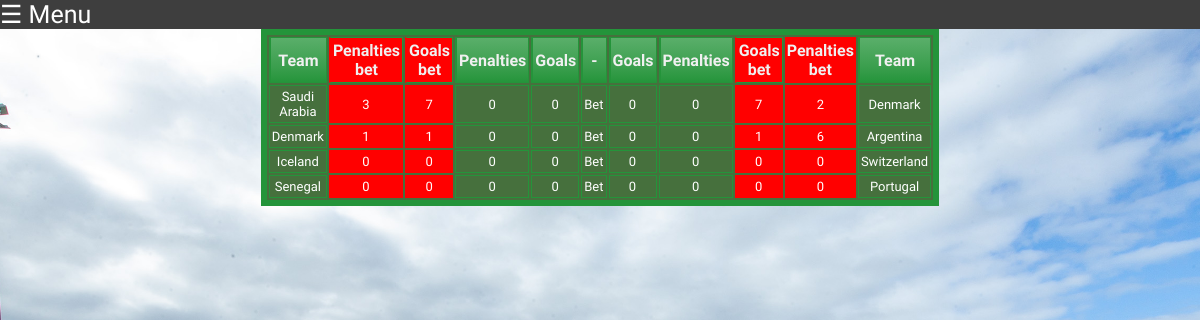
The app's page /elite_8 (signed in) with its own data.
### betting_manager/models.py (models this page shows, shortened)
class MatchFinalStageBettingEight(models.Model):
    GOALS = list(zip(range(0, 11), range(0, 11)))
    RESULTS = (
        ('WIN', 'WIN'),
        ('DEFEAT', 'DEFEAT')
    )
    STATUS = (
        ('YES', 'YES'),
        ('NO', 'NO'),
    )
    person_betting = models.ForeignKey(Player, null=True, on_delete=models.SET_NULL)
    goals_team_one = models.IntegerField(default=0, choices=GOALS)
    goals_team_two = models.IntegerField(default=0, choices=GOALS)
    score_team_one = models.CharField(max_length=6, null=True, choices=RESULTS)
    score_team_two = models.CharField(max_length=6, null=True, choices=RESULTS)
    penalties_team_one = models.IntegerField(null=True, choices=GOALS)
    penalties_team_two = models.IntegerField(null=True, choices=GOALS)
    match = models.ForeignKey(MatchFinalStageRealEight, null=True, on_delete=models.CASCADE)
    points = models.IntegerField(default=0)
    checked = models.CharField(max_length=3,null=True, choices=STATUS)

class MatchFinalStageRealEight(models.Model):
    GOALS = list(zip(range(0, 11), range(0, 11)))
    RESULTS = (
        ('WIN', 'WIN'),
        ('DEFEAT', 'DEFEAT')
    )
    STATUS = (
        ('YES', 'YES'),
        ('NO', 'NO'),
    )
    STAGE = (
        ('GROUP', 'GROUP'),
        ('BEST16', 'BEST16'),
        ('QF', 'QF'),
        ('SF', 'SF'),
        ('F', 'F')
    )
    team_one = models.ForeignKey(Team, null=True, on_delete=models.SET_NULL, related_name='team_one_final_eight')
    team_two = models.ForeignKey(Team, null=True, on_delete=models.SET_NULL, related_name='team_two_final_eight')
    goals_team_one = models.IntegerField(null=True, choices=GOALS)
    goals_team_two = models.IntegerField(null=True, choices=GOALS)
    penalties_team_one = models.IntegerField(null=True, choices=GOALS)
    penalties_team_two = models.IntegerField(null=True, choices=GOALS)
    score_team_one = models.CharField(max_length=6, null=True, choices=RESULTS)
    score_team_two = models.CharField(max_length=6, null=True, choices=RESULTS)
    stage = models.CharField(max_length=6, null=True, choices=STAGE)
    played = models.CharField(max_length=3,null=True,choices=STATUS)

class Team(models.Model):
    GROUP = (
        ('A', 'A'),
        ('B', 'B'),
        ('C', 'C'),
        ('D', 'D'),
        ('E', 'E'),
        ('F', 'F'),
        ('G', 'G'),
        ('H', 'H')
    )
    name = models.CharField(max_length=20, null=True)
    group = models.CharField(max_length=1, null=True, choices=GROUP)
    points = models.IntegerField(default=0)
    def __str__(self):
        return self.name

### betting_manager/views.py (the view)
# urls.py: path('elite_8',views.eliteeight,name = 'elite_8'),
def eliteeight(request):
    person = Player.objects.get(user=request.user)
    matches_bet = MatchFinalStageBettingEight.objects.filter(person_betting=person)
    if not matches_bet:
        return redirect('stage_warning')
    context = {'matches': matches_bet}
    return render(request,'betting_manager/elite_8.html',context)

### betting_manager/templates/betting_manager/elite_8.html
{% extends "betting_manager/base.html" %}
{% block content%}
<table class="greenTableResult">
<thead>
<tr>
<th>Team</th>
    <th>Penalties bet</th>
    <th>Goals bet</th>
    <th>Penalties</th>
<th>Goals</th>
    <th>-</th>
<th>Goals</th>
    <th>Penalties</th>
    <th>Goals bet</th>
    <th>Penalties bet</th>
<th>Team</th>
</tr>
</thead>
<tbody>
{%for match in matches%}
<tr>
    <td>{{match.match.team_one}}</td>
    <td>{{match.penalties_team_one}}</td>
    <td>{{match.goals_team_one}}</td>
    <td>{{match.match.penalties_team_one}}</td>
    <td>{{match.match.goals_team_one}}</td>
    <td>
        {%if 'NO' == match.match.played%}
        <a href="{%url 'betting' match=match.match.id stage=match.match.stage%}">Bet</a>
        {%endif%}
    </td>
    <td>{{match.match.goals_team_two}}</td>
    <td>{{match.match.penalties_team_two}}</td>
    <td>{{match.goals_team_two}}</td>
    <td>{{match.penalties_team_two}}</td>
     <td>{{match.match.team_two}}</td>
</tr>
{%endfor%}
</tbody>
</table>
{%endblock content%}

### betting_manager/static/betting_manager/css/main.css (style rules this page uses)
body { margin:0; }

### betting_manager/static/betting_manager/css/table_eight.css (style rules this page uses)
table.greenTableResult { font-family: 'Exo', sans-serif; border: 6px solid #24943A; background-color: #46703D; width: 100%; text-align: center; width: 50%; margin-left: auto; margin-right: auto; }
table.greenTableResult td, table.greenTableResult th { border: 1px solid #24943A; padding: 3px 2px; }
table.greenTableResult tbody td { font-size: 13px; color:white; }
table.greenTableResult thead { background: #24943A; background: -moz-linear-gradient(top, #5baf6b 0%, #3a9e4d 66%, #24943A 100%); background: -webkit-linear-gradient(top, #5baf6b 0%, #3a9e4d 66%, #24943A 100%); background: linear-gradient(to bottom, #5baf6b 0%, #3a9e4d 66%, #24943A 100%); border-bottom: 0px solid #444444; }
table.greenTableResult thead th { font-size: 16px; font-weight: bold; color: #F0F0F0; text-align: center; border-left: 2px solid #24943A; }
table.greenTableResult thead tr th:nth-child(2) { font-size: 16px; font-weight: bold; color: #F0F0F0; background-color:red; text-align: center; border-left: 2px solid red; }
table.greenTableResult thead tr th:nth-child(3) { font-size: 16px; font-weight: bold; color: #F0F0F0; background-color:red; text-align: center; border-left: 2px solid red; }
table.greenTableResult thead tr th:nth-child(9) { font-size: 16px; font-weight: bold; color: #F0F0F0; background-color:red; text-align: center; border-left: 2px solid red; }
table.greenTableResult thead tr th:nth-child(10) { font-size: 16px; font-weight: bold; color: #F0F0F0; background-color:red; text-align: center; border-left: 2px solid red; border:none; }
table.greenTableResult > tbody > tr:nth-child(1) > td:nth-child(2) { font-size: 13px; color:white; background-color:red; border:none; }
table.greenTableResult > tbody > tr:nth-child(1) > td:nth-child(3) { font-size: 13px; color:white; background-color:red; border:none; }
table.greenTableResult > tbody > tr:nth-child(1) > td:nth-child(9) { font-size: 13px; color:white; background-color:red; border:none; }
table.greenTableResult > tbody > tr:nth-child(1) > td:nth-child(10) { font-size: 13px; color:white; background-color:red; border:none; }
table.greenTableResult > tbody > tr:nth-child(2) > td:nth-child(2) { font-size: 13px; color:white; background-color:red; border:none; }
table.greenTableResult > tbody > tr:nth-child(2) > td:nth-child(3) { font-size: 13px; color:white; background-color:red; border:none; }
table.greenTableResult > tbody > tr:nth-child(2) > td:nth-child(9) { font-size: 13px; color:white; background-color:red; border:none; }
table.greenTableResult > tbody > tr:nth-child(2) > td:nth-child(10) { font-size: 13px; color:white; background-color:red; border:none; }
table.greenTableResult > tbody > tr:nth-child(3) > td:nth-child(2) { font-size: 13px; color:white; background-color:red; border:none; }
table.greenTableResult > tbody > tr:nth-child(3) > td:nth-child(3) { font-size: 13px; color:white; background-color:red; border:none; }
table.greenTableResult > tbody > tr:nth-child(3) > td:nth-child(9) { font-size: 13px; color:white; background-color:red; border:none; }
table.greenTableResult > tbody > tr:nth-child(3) > td:nth-child(10) { font-size: 13px; color:white; background-color:red; border:none; }
table.greenTableResult > tbody > tr:nth-child(4) > td:nth-child(2) { font-size: 13px; color:white; background-color:red; border:none; }
table.greenTableResult > tbody > tr:nth-child(4) > td:nth-child(3) { font-size: 13px; color:white; background-color:red; border:none; }
table.greenTableResult > tbody > tr:nth-child(4) > td:nth-child(9) { font-size: 13px; color:white; background-color:red; border:none; }
table.greenTableResult > tbody > tr:nth-child(4) > td:nth-child(10) { font-size: 13px; color:white; background-color:red; border:none; }
table.greenTableResult a { color:white; text-decoration:none; }

### records on screen
MatchFinalStageBettingEight: match.team_one "Saudi Arabia", penalties_team_one "3", goals_team_one "7", match.penalties_team_one "0", match.goals_team_one "0", shows "Bet", match.goals_team_two "0", match.penalties_team_two "0", goals_team_two "7", penalties_team_two "2", match.team_two "Denmark"
MatchFinalStageBettingEight: match.team_one "Denmark", penalties_team_one "1", goals_team_one "1", match.penalties_team_one "0", match.goals_team_one "0", shows "Bet", match.goals_team_two "0", match.penalties_team_two "0", goals_team_two "1", penalties_team_two "6", match.team_two "Argentina"
MatchFinalStageBettingEight: match.team_one "Iceland", penalties_team_one "0", goals_team_one "0", match.penalties_team_one "0", match.goals_team_one "0", shows "Bet", match.goals_team_two "0", match.penalties_team_two "0", goals_team_two "0", penalties_team_two "0", match.team_two "Switzerland"
MatchFinalStageBettingEight: match.team_one "Senegal", penalties_team_one "0", goals_team_one "0", match.penalties_team_one "0", match.goals_team_one "0", shows "Bet", match.goals_team_two "0", match.penalties_team_two "0", goals_team_two "0", penalties_team_two "0", match.team_two "Portugal"
